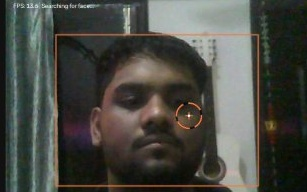
#> input picture unbound/test_user_crop.jpg, 307 x 192 px
$ python -i webcam_tracker.py   (imports and definitions only)
#> lines starting #> are read from the running program, lines starting #| are printed output that depends on the picture
#> further down, picture is the input picture: shape (192, 307, 3); mean B, G, R 68.2, 74.4, 73.8
"""webcam_tracker.py — Production Neural Face Tracking & Head-Mouse Engine.

Strictly follows:
  R01: Pure neural outputs only. Zero synthetic geometry.
  R02: Zero Haar cascades in production paths (archived in legacy/haar_tracker.py).
  M01: MediaPipe Tasks FaceLandmarker in RunningMode.VIDEO with verified model bytes.
  M02: cv2.FaceDetectorYN (YuNet 2023mar ONNX) detector assist for low-light & headphones.
  M03: Multi-stage pipeline: S1 (Full VIDEO) -> S2 (YuNet + IMAGE crop) -> S3 (YuNet 5-pt) -> S4 (NO_FACE).
  M04: Anatomical nose tip (#1), scale-normalized EAR & MAR, 3D solvePnP head pose.
  M05: TrackerResult frozen dataclass with full metadata.
  L01: Decoupled FrameSource thread with latest-frame-wins cell (CAP_PROP_BUFFERSIZE=1).
  L03: LAB CLAHE + adaptive gamma low-light enhancer (<4ms budget).
"""
from __future__ import annotations

import collections
from dataclasses import dataclass
import logging
import math
from pathlib import Path
import sys
import threading
import time
from typing import Callable, List, Optional, Tuple

import cv2
import numpy as np

from host.omniband.tracking.paths import (
    load_verified_model_bytes,
    resource_path,
    ModelIntegrityError,
)
from host.omniband.tracking.optical_calibration import (
    OpticalCalibrator,
    OpticalCalibrationProfile,
)

log = logging.getLogger("omniband.tracking.webcam")

# ---------------------------------------------------------------------------
# MediaPipe Tasks & Optional Dependencies
# ---------------------------------------------------------------------------
HAS_MEDIAPIPE = False
try:
    import mediapipe as mp
    from mediapipe.tasks import python as mp_python
    from mediapipe.tasks.python import vision
    HAS_MEDIAPIPE = True
except Exception:
    HAS_MEDIAPIPE = False

HAS_SCIPY = False
try:
    import scipy.spatial
    HAS_SCIPY = True
except Exception:
    HAS_SCIPY = False


# ---------------------------------------------------------------------------
# Tracker Result Data Structure (M-05)
# ---------------------------------------------------------------------------
@dataclass(frozen=True)
class TrackerResult:
    """Immutable result packet from the neural tracking pipeline."""
    tier: str  # "FACEMESH478", "KEYPOINT5", "NO_FACE"
    face_found: bool
    nose_tip: Optional[Tuple[float, float]]  # Normalized (x, y) in [0.0, 1.0]
    landmarks: Optional[List[Tuple[float, float, float]]]  # 478 3D coords (x, y, z) or None
    ear: Optional[float]  # Scale-normalized Eye Aspect Ratio or None
    mar: Optional[float]  # Scale-normalized Mouth Aspect Ratio or None
    yaw: float  # Degrees (+ right, - left)
    pitch: float  # Degrees (+ down, - up)
    timestamp_ms: int
    left_ear: Optional[float] = None
    right_ear: Optional[float] = None
    eye_dist: Optional[float] = None
    frame_rgb: Optional[np.ndarray] = None
    smile: float = 0.0
    brow: float = 0.0


# ---------------------------------------------------------------------------
# Backward Compatibility: find_model_path
# ---------------------------------------------------------------------------
# [12 lines left out: function find_model_path, not called in this run]


# ---------------------------------------------------------------------------
# 1-Euro Adaptive Low-Pass Filter (Casiez et al. 2012)
# ---------------------------------------------------------------------------
class OneEuroFilter:
    """1-Euro adaptive low-pass filter for jitter-free cursor tracking."""

    # [53 lines left out: functions __init__, _alpha, filter, reset, not called in this run]


# ---------------------------------------------------------------------------
# MediaPipe landmark index sets
# ---------------------------------------------------------------------------
RIGID_NOSE_INDICES = [1, 4, 6, 197]
NOSE_TIP_INDEX = 1
LEFT_EYE_INDICES  = [33, 160, 158, 133, 153, 144]
RIGHT_EYE_INDICES = [362, 385, 387, 263, 373, 380]
LEFT_EYE_CONTOUR  = [33, 7, 163, 144, 145, 153, 154, 155, 133, 173, 157, 158, 159, 160, 161, 246]
RIGHT_EYE_CONTOUR = [362, 382, 381, 380, 374, 373, 390, 249, 263, 466, 388, 387, 386, 385, 384, 398]
INNER_LIP_INDICES = [13, 14, 78, 308]
LIPS_CONTOUR      = [61, 146, 91, 181, 84, 17, 314, 405, 321, 375, 291, 308,
                     324, 318, 402, 317, 14, 87, 178, 88, 95]

# Standard 3D model points for solvePnP head pose estimation (in mm, +Y down, +X right)
HEAD_POSE_MODEL_3D = np.array([
    (0.0, 0.0, 0.0),          # Nose tip (#1)
    (0.0, 110.0, -65.0),      # Chin (#199)
    (-70.0, -50.0, -50.0),    # Left eye outer corner (#33)
    (70.0, -50.0, -50.0),     # Right eye outer corner (#263)
    (-50.0, 60.0, -40.0),     # Left mouth corner (#61)
    (50.0, 60.0, -40.0),      # Right mouth corner (#291)
], dtype=np.float64)

HEAD_POSE_LANDMARK_INDICES = [1, 199, 33, 263, 61, 291]


# ---------------------------------------------------------------------------
# Biometric Feature Math: EAR / MAR / Head Pose (M-04)
# ---------------------------------------------------------------------------
# [59 lines left out: functions calculate_ear, calculate_mar, estimate_head_pose, not called in this run]


# ---------------------------------------------------------------------------
# Low-Light LAB CLAHE + Gamma Enhancer (L-03)
# ---------------------------------------------------------------------------
def enhance_low_light(frame_bgr: np.ndarray) -> np.ndarray:
    """Enhance low-light frame using LAB color space + CLAHE + adaptive gamma (<4ms budget)."""
    lab = cv2.cvtColor(frame_bgr, cv2.COLOR_BGR2LAB)
#> lab: shape (192, 307, 3); mean of channels 0, 1, 2 77.3, 126.7, 131.7
    l_channel, a_channel, b_channel = cv2.split(lab)
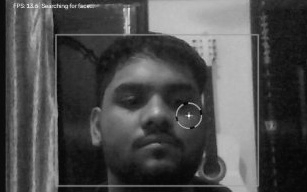
#> l_channel: shape (192, 307); min 3, max 246, mean 77.3
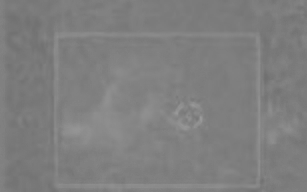
#> a_channel: shape (192, 307); min 111, max 154, mean 126.7
    mean_l = float(np.mean(l_channel))
#> mean_l = 77.34

    if mean_l < 75.0:
        clahe = cv2.createCLAHE(clipLimit=2.5, tileGridSize=(8, 8))
        l_enhanced = clahe.apply(l_channel)
        gamma = 1.35 if mean_l < 45.0 else 1.15
        inv_gamma = 1.0 / gamma
        table = np.array([((i / 255.0) ** inv_gamma) * 255.0 for i in range(256)], dtype=np.uint8)
        l_enhanced = cv2.LUT(l_enhanced, table)
        enhanced_lab = cv2.merge([l_enhanced, a_channel, b_channel])
        return cv2.cvtColor(enhanced_lab, cv2.COLOR_LAB2BGR)

    return frame_bgr


# ---------------------------------------------------------------------------
# Decoupled Camera FrameSource Thread (L-01, L-02)
# ---------------------------------------------------------------------------
class FrameSource:
    """Decoupled camera capture thread with latest-frame-wins cell (CAP_PROP_BUFFERSIZE=1)."""

    # [87 lines left out: functions __init__, start, stop, read_latest, _run_capture, not called in this run]


# ---------------------------------------------------------------------------
# Multi-Stage Neural Face Tracker (M-01, M-02, M-03, M-04, R01, R02)
# ---------------------------------------------------------------------------
class RealWebcamTracker:
    """Production Multi-Stage Face & Head-Mouse Tracker.

    Pipeline:
      S1: MediaPipe Tasks FaceLandmarker in RunningMode.VIDEO (Full frame).
      S2: Detector assist cv2.FaceDetectorYN (YuNet 2023mar) -> 1.6x expanded square ROI -> FaceLandmarker IMAGE mode.
      S3: YuNet 5-point keypoint fallback if landmarker fails on crop.
      S4: NO_FACE state -> Cursor frozen, HUD alignment guide.
    """

    DEADZONE: float = 0.024

    # [143 lines left out: functions __init__, active_clutch, active_clutch, velocity_state, not called in this run]

    @property
    def freeze_until(self) -> float:
        return self._freeze_until

    def set_pointer_speed(self, speed: float) -> None:
        self.speed_multiplier = max(0.2, min(5.0, float(speed)))

    # [4 lines left out: function set_smoothing_cutoff, not called in this run]

    def trigger_blink_freeze(self, duration_s: float = 0.35) -> None:
        self._freeze_until = time.perf_counter() + duration_s

    # [58 lines left out: functions unlock_all_to_idle, recenter, start, stop, not called in this run]

    def is_alive(self) -> bool:
        """Return True if the background tracker thread is running and alive."""
        return bool(self._running and self._thread and self._thread.is_alive())

    # ------------------------------------------------------------------
    # Model Loading
    # ------------------------------------------------------------------
    # [837 lines left out: functions _init_models, _tracker_loop, _execute_pipeline, _build_result_from_landmarks, _build_result_from_mapped_landmarks, _update_velocity and 6 more, not called in this run]


# Alias for backward compatibility
WebcamTracker = RealWebcamTracker

>>> import cv2
>>> picture = cv2.imread('../../../unbound/test_user_crop.jpg')
>>> result = enhance_low_light(picture)
